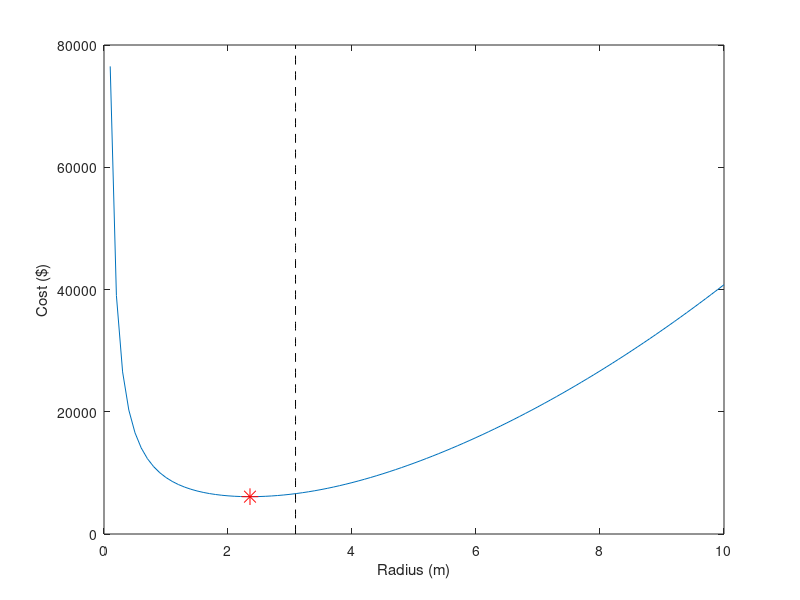
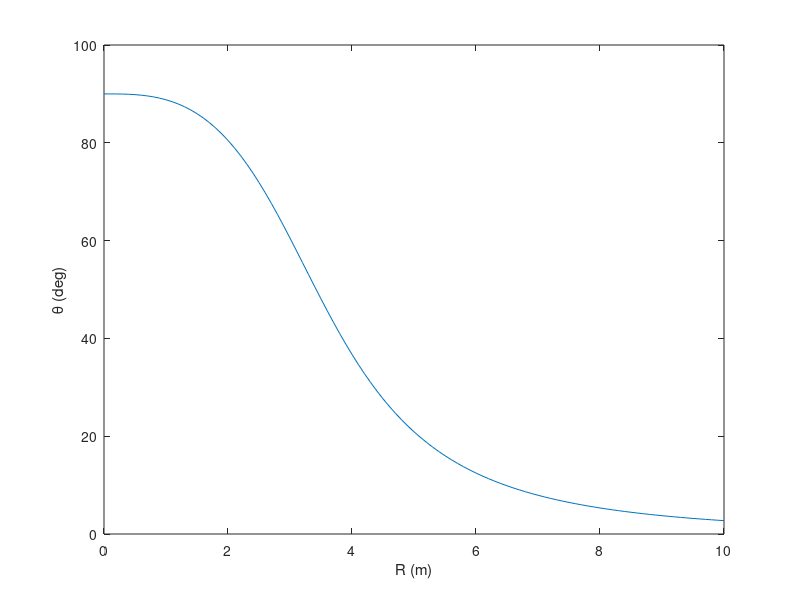

Write the MATLAB code that produced these figures, in order.
function Conical_Pit()
clear
clc
close all

%%%%%Plot the function
r = 0:0.1:10;
C = objfun(r);
plot(r,C)
hold on

ylabel('Cost ($)')
xlabel('Radius (m)')

rmin = fminbnd(@objfun,0,10)
Cmin = objfun(rmin);
plot(rmin,Cmin,'r*','MarkerSize',12)

%%%%Plot Constraint
%%% theta <= 45
%%% theta = tan^-1(h/r)
%%% tan^-1(h/r) <= 45
%%% h/r <= tan(45)
%%% h <= r*tan(45)
%%% h - r*tan(45) <= 0
%%% Limiting condition
%%% h - r*tan(45) = 0
%%% (150/(pi*r^2))- r*tan(45) = 0
%%% 150 = pi*r^3*tan(45)
%%% r^3 = 150/(tan(45)*pi)
%%% r = (150/(tan(45)*pi)^(1/3)

rmin = (150/(tan(45)*pi))^(1/3)*ones(length(C),1);
plot(rmin,linspace(0,(8e4),length(C)),'k--')

figure()
A = pi*r.^2;
h = 150./A;
theta = atan(h./r)*180/pi;
plot(r,theta)
xlabel('R (m)')
ylabel('\theta (deg)')

function C = objfun(r)
A = pi*r.^2;
h = 150./A;
SA = pi*r.*(r+sqrt(h.^2+r.^2));
C = 1500+SA*50 + A*25;
